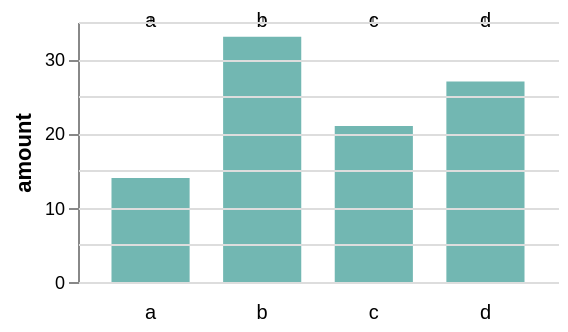

Write a Vega-Lite specification for this figure.
### Vega specification from a JSON file in a GitHub repository (floating-point values rounded to 4 significant figures)
{"$schema": "https://vega.github.io/schema/vega/v6.json", "description": "Four axes on one chart, each configured differently: a top axis, an offset one, a grid drawn above the marks by zindex, and one stripped of its domain line and ticks, plus the two baselines that are measured against the line height rather than the font size: `line-top` on a label and `line-bottom` on a title, which an axis measures itself by.", "width": 240, "height": 130, "padding": 5, "data": [{"name": "table", "values": [{"k": "a", "v": 14}, {"k": "b", "v": 33}, {"k": "c", "v": 21}, {"k": "d", "v": 27}]}], "scales": [{"name": "x", "type": "band", "domain": {"data": "table", "field": "k"}, "range": "width", "padding": 0.3}, {"name": "y", "type": "linear", "domain": {"data": "table", "field": "v"}, "range": "height", "nice": true, "zero": true}], "axes": [{"orient": "top", "scale": "x", "tickSize": 3, "labelPadding": 4, "labelBaseline": "line-top"}, {"orient": "bottom", "scale": "x", "offset": 8, "domain": false, "ticks": false}, {"orient": "left", "scale": "y", "tickCount": 3, "labelFontSize": 9, "title": "amount", "titleBaseline": "line-bottom"}, {"orient": "right", "scale": "y", "grid": true, "ticks": false, "labels": false, "domain": false, "zindex": 1}], "marks": [{"type": "rect", "from": {"data": "table"}, "encode": {"enter": {"x": {"scale": "x", "field": "k"}, "width": {"scale": "x", "band": 1}, "y": {"scale": "y", "field": "v"}, "y2": {"scale": "y", "value": 0}, "fill": {"value": "#72b7b2"}}}}]}
